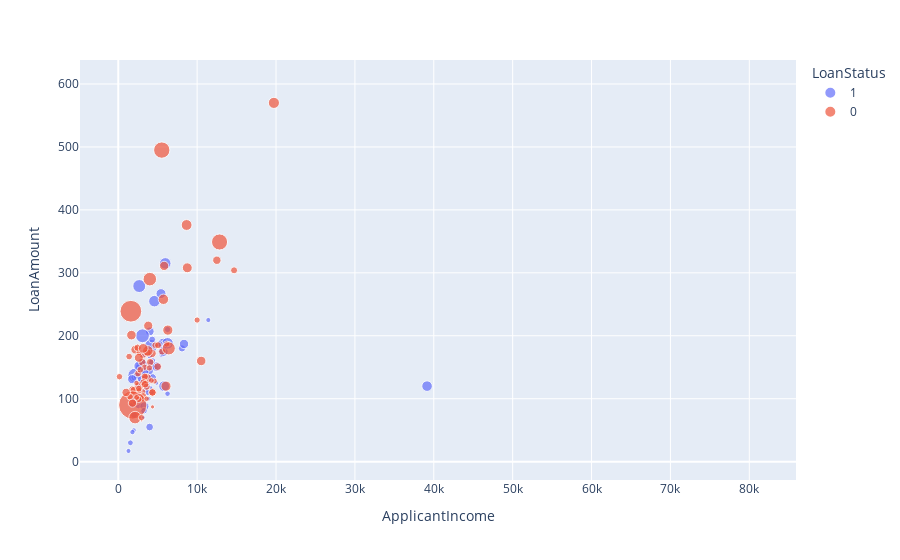

The code cell stored with this chart in its notebook:
### Markdown cell above
Reasons for bad performance of the model

1) Lack of tuning 
2) Wrong choice of algorithm
3) Lack of right features
4) Training & testing process is flawed

### Code cell
df["LoanStatus"] = df["LoanStatus"].astype("object")

pe.scatter(
    x="ApplicantIncome",
    y="LoanAmount",
    color="LoanStatus",
    size = "CoApplicantIncome",
    data_frame=df
)

### Figure 1 — Plotly figure (JSON) as saved in the notebook; plotly's stock layout.template omitted (floating-point values rounded to 4 significant figures; data arrays with more than 128 entries replaced by an {"elided": "..."} marker saying what was removed)
{"data": [{"hovertemplate": "LoanStatus=1<br>ApplicantIncome=%{x}<br>LoanAmount=%{y}<br>CoApplicantIncome=%{marker.size}<extra></extra>", "legendgroup": "1", "marker": {"color": "#636efa", "size": {"elided": "150 int values"}, "sizemode": "area", "sizeref": 84.59, "symbol": "circle"}, "mode": "markers", "name": "1", "orientation": "v", "showlegend": true, "type": "scatter", "x": {"elided": "150 int values"}, "xaxis": "x", "y": {"elided": "150 int values"}, "yaxis": "y"}, {"hovertemplate": "LoanStatus=0<br>ApplicantIncome=%{x}<br>LoanAmount=%{y}<br>CoApplicantIncome=%{marker.size}<extra></extra>", "legendgroup": "0", "marker": {"color": "#EF553B", "size": {"elided": "148 int values"}, "sizemode": "area", "sizeref": 84.59, "symbol": "circle"}, "mode": "markers", "name": "0", "orientation": "v", "showlegend": true, "type": "scatter", "x": {"elided": "148 int values"}, "xaxis": "x", "y": {"elided": "148 int values"}, "yaxis": "y"}], "layout": {"legend": {"itemsizing": "constant", "title": {"text": "LoanStatus"}, "tracegroupgap": 0}, "margin": {"t": 60}, "xaxis": {"anchor": "y", "domain": [0, 1], "title": {"text": "ApplicantIncome"}}, "yaxis": {"anchor": "x", "domain": [0, 1], "title": {"text": "LoanAmount"}}}}
